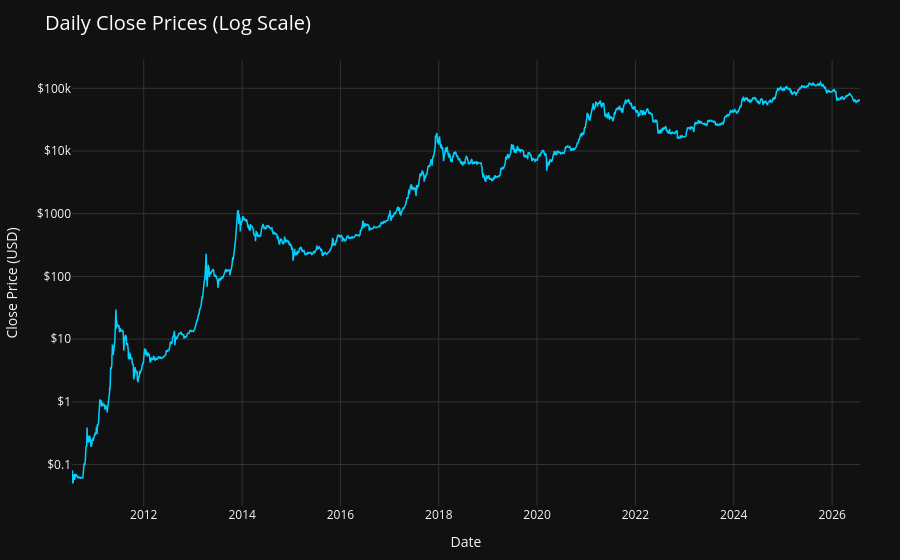

Here is the notebook cell this chart was saved with:
### Code cell
def generate_plot_log_regression(df):
    fig = go.Figure()

    fig.add_trace(
        go.Scatter(
            x=df["time_close"].tolist(),
            y=df["close"].astype(float).tolist(),
            mode="lines",
            line=dict(color="#00d2ff", width=1.5),
            name="Close Price",
            hovertemplate="<b>Date:</b> %{x|%Y-%m-%d}<br><b>Price:</b> $%{y:,.2f}<extra></extra>",
        )
    )
    
    # --- Layout & Axis Setup ---
    fig.update_layout(
        template="plotly_dark",
        height=1000,
        title=dict(
            text="Daily Close Prices (Log Scale)", font=dict(size=20, color="white")
        ),
        xaxis=dict(
            title="Date",
            type="date",
            showgrid=True,
            gridcolor="#333333",
        ),
        yaxis=dict(
            title="Close Price (USD)",
            type="log",  # Sets the Y-axis scale to logarithmic
            dtick=1,  # Ticks at every power of 10 ($1, $10, $100, $10k, etc.)
            tickprefix="$",
            showgrid=True,
            gridcolor="#333333",
        ),
        hovermode="x unified",
        margin=dict(l=40, r=40, t=60, b=40),
    )
    return fig

generate_plot_log_regression(df)

### Figure 1 — Plotly figure (JSON) as saved in the notebook; plotly's stock layout.template omitted (floating-point values rounded to 4 significant figures; data arrays with more than 128 entries replaced by an {"elided": "..."} marker saying what was removed)
{"data": [{"hovertemplate": "<b>Date:</b> %{x|%Y-%m-%d}<br><b>Price:</b> $%{y:,.2f}<extra></extra>", "line": {"color": "#00d2ff", "width": 1.5}, "mode": "lines", "name": "Close Price", "type": "scatter", "x": {"elided": "5821 str values"}, "y": {"elided": "5821 float values"}}], "layout": {"autosize": true, "hovermode": "x unified", "margin": {"b": 40, "l": 40, "r": 40, "t": 60}, "title": {"font": {"color": "white", "size": 20}, "text": "Daily Close Prices (Log Scale)"}, "xaxis": {"autorange": true, "gridcolor": "#333333", "range": ["2010-07-17", "2026-07-27"], "showgrid": true, "title": {"text": "Date"}, "type": "date"}, "yaxis": {"autorange": true, "dtick": 1, "gridcolor": "#333333", "range": [-1.661, 5.451], "showgrid": true, "tickprefix": "$", "title": {"text": "Close Price (USD)"}, "type": "log"}}}
